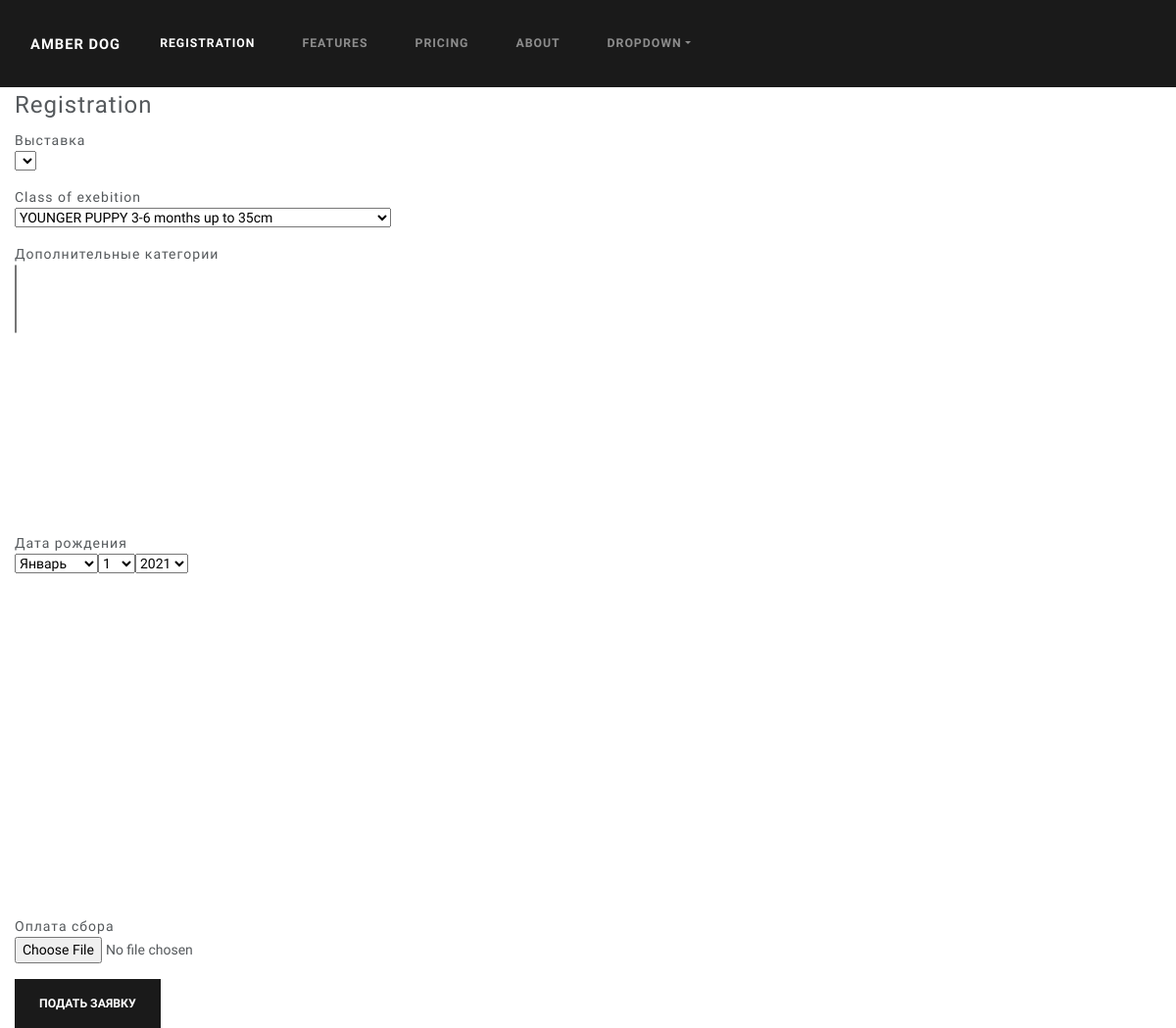
/registration_exhibition/, run on an earlier commit of the app's database.
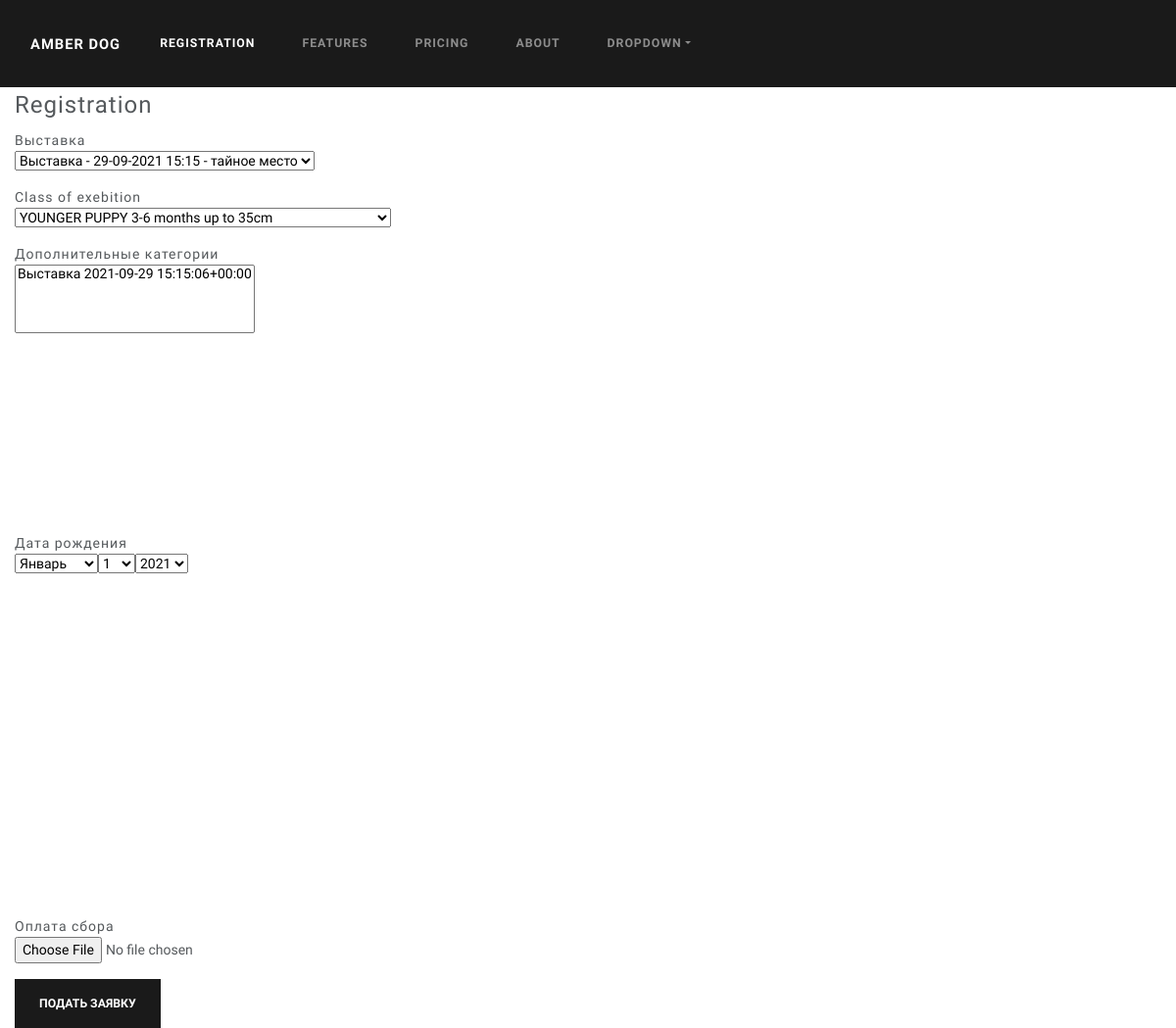
And on a later commit of the database.
### registration_of_dogs/models.py (models this page shows)
class Exebition(models.Model):
    class StatusOfExebition(models.IntegerChoices):
        CLOSE = 0, "Close"
        OPEN = 1, "Open"
    type_exebition = models.TextField(_("Тип выставки"), max_length=160)
    date_of_exebition = models.DateTimeField(_("Дата и время проведения"))
    address_exebition = models.TextField(_("Место проведения"))
    add_classes_of_exebition = models.ManyToManyField(
        'AdditionalCategories', verbose_name = _("Дополнительные категории"),
        blank=True, related_name="add_classes_of_exebition")# THE ADD CLASS
    status_of_exebition = models.IntegerField(_("Статус выставки"),
        choices=StatusOfExebition.choices, default=StatusOfExebition.OPEN)
    participant_of_exebition = models.ManyToManyField("Dog", verbose_name = _("Участники выставки" ), blank=True)
    class Meta:
        ordering = ('-date_of_exebition',)
    def __str__(self):
        return "{0} {1}".format(self.type_exebition, self.date_of_exebition)

### registration_of_dogs/views.py (the view, shortened to what this page needs)
# urls.py: path('registration_exhibition/', RegistrationExhibitionView.as_view(), name='registration'),
class RegistrationExhibitionView(TemplateView):
    def get(self, request, **kwargs):
        form = RegistrationExhibitionForm()
        return render (request, 'registration_of_dogs/registration_exhibition.html', context = {'form': form})

### registration_of_dogs/forms.py (shortened to what this page needs)
class RegistrationExhibitionForm(forms.ModelForm):
    def choices_open_exebition():
        """функция запрашивает данные об открытых для регистрации
        выставках и формирует список вариантов"""
        data_of_exebition = Exebition.objects.filter(status_of_exebition = 1)
        open_exebition = []
        for i in data_of_exebition:
            open_exebition.append((str(i.id), "{} - {} - {}".format(i.type_exebition, str(i.date_of_exebition.strftime('%d-%m-%Y %H:%M')), i.address_exebition)))
        return open_exebition
    exebition = forms.ChoiceField(label=_("Выставка"),choices=choices_open_exebition())
    date_of_birth = forms.DateField(label=_("Дата рождения"), widget= forms.SelectDateWidget())
    additional_categories = forms.ModelMultipleChoiceField(queryset=Exebition.objects.filter(status_of_exebition = 1),to_field_name="type_exebition", label=_("Дополнительные категории"))
    class_of_exebition = forms.ChoiceField(choices=RegistrationExhibition.CATEGORY)
    class Meta:
        model = RegistrationExhibition
        fields = (
            'proof_of_peyment_scanned',
            )

### registration_of_dogs/templates/registration_of_dogs/registration_exhibition.html (shortened to what this page needs)
{% extends 'registration_of_dogs/layout.html' %}
{% block content %}
    <div class="container-fluid" id="form-center">
    <form method="POST">
            <legend>Registration</legend>
                <p>{{form.exebition.label}}<br>
                    {{form.exebition}}</p>
                <p>{{form.class_of_exebition.label}}<br>
                    {{form.class_of_exebition}}</p>
                <p>{{form.additional_categories.label}}<br>
                    {{form.additional_categories}}</p>
                <p>{{form.breed_race.label}}<br>
                    {{form.breed_race}}</p>
                <p>{{form.gender.label}}<br>
                    {{form.gender}}</p>
                <p>{{form.name_of_dog.label}}<br>
                    {{form.name_of_dog}}</p>
                <p>{{form.tattoo_number_microchip.label}}<br>
                    {{form.tattoo_number_microchip}}</p>
                <p>{{form.studbook_and_registration.label}}<br>
                    {{form.studbook_and_registration}}</p>
                <p>{{form.date_of_birth.label}}<br>
                    {{form.date_of_birth}}</p>
                <p>{{form.father_of_dog.label}}<br>
                    {{form.father_of_dog}}</p>
                <p>{{form.mother_of_dog.label}}<br>
                    {{form.mother_of_dog}}</p>
                <p>{{form.breeder_name.label}}<br>
                    {{form.breeder_name}}</p>
                <p>{{form.owner_name.label}}<br>
                    {{form.owner_name}}</p>
                <p>{{form.owner_telephone.label}}<br>
                    {{form.owner_telephone}}</p>
                <p>{{form.owner_email.label}}<br>
                    {{form.owner_email}}</p>
                <p>{{form.pedigree_of_dog_scanned_front.label}}<br>
                    {{form.pedigree_of_dog_scanned_front}}</p>
                <p>{{form.pedigree_of_dog_scanned_back.label}}<br>
                    {{form.pedigree_of_dog_scanned_back}}</p>
                <p>{{form.champion_certificate_scanned.label}}<br>
                    {{form.champion_certificate_scanned}}</p>
                <p>{{form.proof_of_peyment_scanned.label}}<br>
                    {{form.proof_of_peyment_scanned}}</p>
        <input type="submit" class="btn btn-primary" value="Подать заявку"/>
    </form>
</div>
{% endblock %}

### registration_of_dogs/templates/registration_of_dogs/layout.html (shortened to what this page needs)
{% load i18n %}
{% load static %}
<!doctype html>
{% get_current_language as LANGUAGE_CODE %}{% get_current_language_bidi as LANGUAGE_BIDI %}
<html lang="{{ LANGUAGE_CODE|default:'en-us' }}" dir="{{ LANGUAGE_BIDI|yesno:'rtl,ltr,auto' }}">
  <head>
    <link rel="stylesheet" href="https://cdn.jsdelivr.net/npm/bootswatch@4.5.2/dist/lux/bootstrap.min.css">
    <link rel="stylesheet" href="{% static 'css/style.css' %}">
</head>
<body>
  <nav class="navbar navbar-expand-lg navbar-dark bg-primary">
    <div class="container-fluid">
      <a class="navbar-brand" href="{%url 'home'%}">Amber dog</a>
      <div class="collapse navbar-collapse" id="navbarColor01">
        <ul class="navbar-nav me-auto">
          <li class="nav-item">
            <a class="nav-link active" href="{%url 'registration'%}">Registration
            </a>
          </li>
          <li class="nav-item">
            <a class="nav-link" href="#">Features</a>
          </li>
          <li class="nav-item">
            <a class="nav-link" href="#">Pricing</a>
          </li>
          <li class="nav-item">
            <a class="nav-link" href="#">About</a>
          </li>
          <li class="nav-item dropdown">
            <a class="nav-link dropdown-toggle" data-bs-toggle="dropdown" href="#" role="button" aria-haspopup="true" aria-expanded="false">Dropdown</a>
          </li>
        </ul>
      </div>
    </div>
  </nav>
    {% block content %}
		{% endblock %}
  </body>

### registration_of_dogs/static/css/style.css (style rules this page uses)
.navbar-brand { font-size: 1.2em; }

What changed in the data, as far as the page shows it:
added Exebition: exebition.label "Выставка"
Also different on the page:
form field exebition: (not shown) → "Выставка - 29-09-2021 15:15 - тайное место"
form field additional_categories: (not shown) → "Выставка 2021-09-29 15:15:06+00:00"
text no longer shown: "Выставка"
